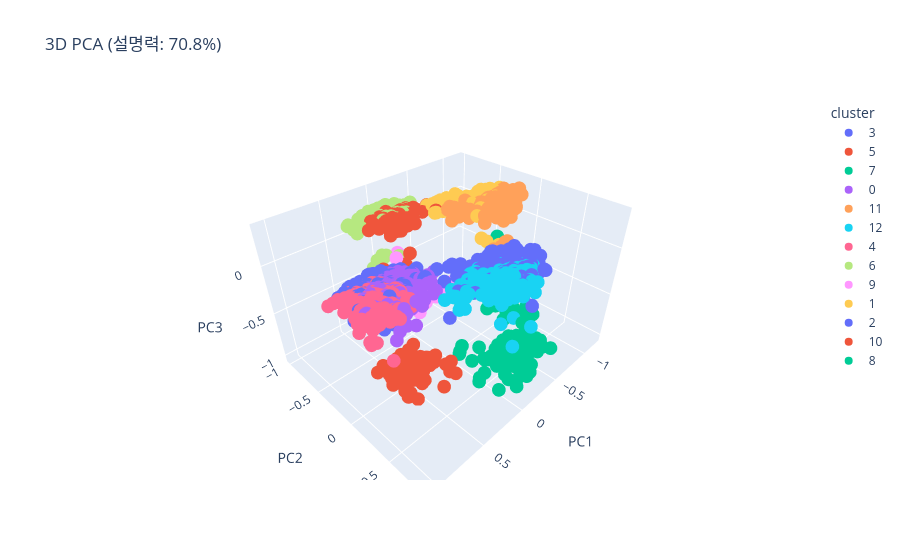

Write notebook code for a chart like this one.
### Code cell
import plotly.express as px
#다른 버전 (ai가 만든거라 저도 뭐가 뭔지 몰라요~)
df_00 = pd.DataFrame(X_pca_3d, columns=['PC1', 'PC2', 'PC3'])
df_00['cluster'] = cluster_labels_k6.astype(str)

fig = px.scatter_3d(df_00, x='PC1', y='PC2', z='PC3', color='cluster',
                    title=f'3D PCA (설명력: {sum(pca_vis_3d.explained_variance_ratio_):.1%})')
fig.show()

### Figure 1 — Plotly figure (JSON) as saved in the notebook; plotly's stock layout.template omitted (floating-point values rounded to 4 significant figures; data arrays with more than 128 entries replaced by an {"elided": "..."} marker saying what was removed)
{"data": [{"hovertemplate": "cluster=3<br>PC1=%{x}<br>PC2=%{y}<br>PC3=%{z}<extra></extra>", "legendgroup": "3", "marker": {"color": "#636efa", "symbol": "circle"}, "mode": "markers", "name": "3", "scene": "scene", "showlegend": true, "type": "scatter3d", "x": {"elided": "510 float values"}, "y": {"elided": "510 float values"}, "z": {"elided": "510 float values"}}, {"hovertemplate": "cluster=5<br>PC1=%{x}<br>PC2=%{y}<br>PC3=%{z}<extra></extra>", "legendgroup": "5", "marker": {"color": "#EF553B", "symbol": "circle"}, "mode": "markers", "name": "5", "scene": "scene", "showlegend": true, "type": "scatter3d", "x": [0.3829, 0.1472, 0.3574, 0.5013, 0.4574, 0.5304, 0.444, 0.242, 0.3673, 0.4179, 0.563, 0.33, 0.3751, 0.4674, 0.5068, 0.5201, 0.2067, 0.2953, 0.5332, 0.2144, 0.4711, 0.4264, 0.6344, 0.4308, 0.339, 0.4357, 0.4768, 0.2116, 0.5642, 0.4961, 0.3983, 0.4887, 0.2877, 0.502, 0.2912, 0.2907, 0.4524, 0.3136, 0.444, 0.3629, 0.2379, 0.4506, 0.6586, 0.6455, 0.5541, 0.4535, 0.3569, 0.6149, 0.4488, 0.5992, 0.3885, 0.541, 0.571, 0.4671, 0.6072, 0.4927, 0.5319, 0.2811, 0.2745, 0.5745, 0.2424, 0.3704, 0.4611, 0.6191, 0.2448, 0.44, 0.5351, 0.2435, 0.324, 0.3099, 0.5716, 0.1752, 0.5806, 0.4209, 0.6278, 0.6591, 0.4636, 0.6048, 0.5142, 0.4304, 0.5432, 0.2877, 0.4656, 0.371, 0.649, 0.3968, 0.3232, 0.3475, 0.4074, 0.359, 0.2912, 0.3652, 0.3779, 0.4069, 0.4304, 0.4847, 0.4297, 0.6104, 0.2897, 0.2728, 0.3707, 0.4428], "y": [0.3482, 0.1987, 0.01858, -0.01418, 0.1509, -0.01184, -0.07993, 0.2797, 0.02981, -0.06456, -0.1798, -0.02507, 0.07409, -0.2119, -0.1765, -0.002251, 0.193, 0.0264, -0.1316, 0.01442, 0.01213, -0.03257, 0.1246, -0.003492, -0.1528, -0.0079, -0.2162, 0.321, 0.01887, -0.1567, -0.1686, 0.09267, -0.05821, 0.06676, -0.2205, -0.1923, -0.2146, -0.02754, -0.1143, -0.2011, -0.009645, -0.2053, -0.008336, -0.01151, -0.01421, -0.07388, -0.1306, -0.2233, 0.02492, -0.1315, -0.01793, -0.1734, 0.2155, -0.06049, -0.2311, 0.1889, 0.06023, -0.01372, 0.0003231, -0.2523, 0.07444, -0.01066, 0.08533, 0.1212, -0.02404, 0.01408, -0.05877, 0.02676, -0.02623, -0.02526, -0.0199, 0.02248, 0.1321, -0.0847, 0.162, 0.1967, -0.2251, 0.03552, -0.1693, -0.2234, 0.0001544, 0.06915, -0.05549, -0.2399, -0.2406, 0.02043, -0.1032, -0.03843, -0.1468, 0.06205, 0.01119, 0.003661, -0.1208, -0.1545, 0.1533, 0.04573, -0.222, -0.08777, -0.01304, 0.04159, 0.02532, -0.1363], "z": [-0.9234, -0.8887, -0.9229, -0.94, -0.9407, -0.9457, -0.9413, -0.89, -0.9168, -0.9585, -0.9703, -0.9335, -0.9384, -0.9578, -0.9421, -0.9203, -0.887, -0.9194, -0.9465, -0.9864, -0.9441, -1.014, -0.958, -0.9399, -0.9382, -0.943, -0.9605, -0.9044, -0.9485, -0.967, -1.029, -0.5347, -0.9088, -0.9514, -0.9286, -0.9251, -0.9437, -0.9268, -0.945, -0.5186, -0.9204, -0.9509, -0.963, -0.9614, -0.9438, -0.9363, -0.9319, -0.9679, -1.031, -0.9668, -0.9393, -0.958, -1.036, -0.94, -0.9751, -0.9198, -0.9534, -0.9293, -0.9284, -0.9602, -0.9168, -0.9253, -0.9174, -0.9624, -0.9235, -0.9439, -0.9253, -0.9002, -0.9135, -0.9219, -0.9513, -0.912, -1.018, -0.9312, -0.953, -0.953, -0.9602, -0.9521, -0.9553, -0.9468, -0.9496, -0.9273, -0.9367, -0.9496, -0.9853, -0.9412, -0.9244, -0.9347, -0.9572, -0.9118, -0.9057, -0.9203, -0.9379, -0.9455, -0.9535, -0.9395, -1.027, -0.9721, -0.9138, -0.918, -0.9374, -0.9451]}, {"hovertemplate": "cluster=7<br>PC1=%{x}<br>PC2=%{y}<br>PC3=%{z}<extra></extra>", "legendgroup": "7", "marker": {"color": "#00cc96", "symbol": "circle"}, "mode": "markers", "name": "7", "scene": "scene", "showlegend": true, "type": "scatter3d", "x": {"elided": "191 float values"}, "y": {"elided": "191 float values"}, "z": {"elided": "191 float values"}}, {"hovertemplate": "cluster=0<br>PC1=%{x}<br>PC2=%{y}<br>PC3=%{z}<extra></extra>", "legendgroup": "0", "marker": {"color": "#ab63fa", "symbol": "circle"}, "mode": "markers", "name": "0", "scene": "scene", "showlegend": true, "type": "scatter3d", "x": {"elided": "470 float values"}, "y": {"elided": "470 float values"}, "z": {"elided": "470 float values"}}, {"hovertemplate": "cluster=11<br>PC1=%{x}<br>PC2=%{y}<br>PC3=%{z}<extra></extra>", "legendgroup": "11", "marker": {"color": "#FFA15A", "symbol": "circle"}, "mode": "markers", "name": "11", "scene": "scene", "showlegend": true, "type": "scatter3d", "x": {"elided": "415 float values"}, "y": {"elided": "415 float values"}, "z": {"elided": "415 float values"}}, {"hovertemplate": "cluster=12<br>PC1=%{x}<br>PC2=%{y}<br>PC3=%{z}<extra></extra>", "legendgroup": "12", "marker": {"color": "#19d3f3", "symbol": "circle"}, "mode": "markers", "name": "12", "scene": "scene", "showlegend": true, "type": "scatter3d", "x": {"elided": "269 float values"}, "y": {"elided": "269 float values"}, "z": {"elided": "269 float values"}}, {"hovertemplate": "cluster=4<br>PC1=%{x}<br>PC2=%{y}<br>PC3=%{z}<extra></extra>", "legendgroup": "4", "marker": {"color": "#FF6692", "symbol": "circle"}, "mode": "markers", "name": "4", "scene": "scene", "showlegend": true, "type": "scatter3d", "x": {"elided": "380 float values"}, "y": {"elided": "380 float values"}, "z": {"elided": "380 float values"}}, {"hovertemplate": "cluster=6<br>PC1=%{x}<br>PC2=%{y}<br>PC3=%{z}<extra></extra>", "legendgroup": "6", "marker": {"color": "#B6E880", "symbol": "circle"}, "mode": "markers", "name": "6", "scene": "scene", "showlegend": true, "type": "scatter3d", "x": {"elided": "230 float values"}, "y": {"elided": "230 float values"}, "z": {"elided": "230 float values"}}, {"hovertemplate": "cluster=9<br>PC1=%{x}<br>PC2=%{y}<br>PC3=%{z}<extra></extra>", "legendgroup": "9", "marker": {"color": "#FF97FF", "symbol": "circle"}, "mode": "markers", "name": "9", "scene": "scene", "showlegend": true, "type": "scatter3d", "x": [-0.4261, -0.09469, -0.29, -0.2038, -0.1781, -0.08405, -0.2578, -0.3486, -0.2244, -0.2761, -0.08036, -0.09201, -0.6021, -0.3102, -0.1072, -0.6858, -0.1107, -0.08691, -0.2605, -0.1827, -0.1919, -0.2455, -0.6026, -0.2983, -0.2596, -0.153, -0.2269, -0.2839, -0.1707, -0.3177, -0.2246, -0.1556, -0.2247, -0.2844, -0.1645, -0.2716, -0.2424, -0.1997, -0.05768, -0.2174, -0.326, -0.147, -0.1727, -0.003154, -0.1387, -0.1874, -0.2579, -0.101, -0.2352, -0.2002, -0.2081, -0.08803, -0.2514, -0.472, -0.231, -0.4017, -0.2411, -0.3251, -0.2229, -0.3342, -0.1699, -0.1339, -0.2553, -0.2329, -0.4192, -0.1987, -0.244, -0.09714, -0.2815, -0.5245], "y": [-0.9437, -0.8057, -0.6361, -0.8605, -0.889, -0.6987, -0.8606, -0.874, -0.8705, -0.702, -0.7274, -0.8281, -0.5311, -0.9133, -0.9562, -0.5447, -0.9333, -0.8352, -0.9536, -0.7075, -0.9544, -0.8993, -0.4911, -0.9047, -0.7118, -0.895, -0.8565, -0.9021, -0.7283, -0.8868, -0.9065, -0.8931, -0.908, -0.908, -0.6102, -0.9006, -0.9251, -0.9071, -0.9402, -0.8706, -0.7473, -0.5457, -0.6213, -0.7415, -0.8764, -0.8873, -0.6948, -0.8902, -0.9816, -0.9469, -0.93, -0.8573, -0.8558, -0.5138, -0.9063, -0.896, -0.6357, -0.7304, -0.6758, -0.844, -0.9085, -0.7565, -0.7877, -0.6698, -0.5826, -0.9291, -0.5536, -0.715, -0.8952, -0.5139], "z": [-0.8034, -0.333, -0.8021, -0.8372, -0.3409, -0.8494, -0.8281, -0.8185, -0.8343, -0.8056, -0.8353, -0.8397, -0.7299, -0.8206, -0.8375, -0.7408, -0.8479, -0.8392, -0.8306, -0.817, -0.8386, -0.8342, -0.7554, -0.8269, -0.8053, -0.8421, -0.8113, -0.8288, -0.83, -0.8209, -0.8329, -0.8304, -0.837, -0.8266, -0.8285, -0.8181, -0.8317, -0.8356, -0.8554, -0.3924, -0.8078, -0.9001, -0.83, -0.8553, -0.8314, -0.8258, -0.8167, -0.8337, -0.8368, -0.8402, -0.8337, -0.832, -0.3916, -0.7764, -0.8224, -0.8075, -0.8892, -0.8101, -0.8268, -0.8061, -0.8422, -0.8197, -0.8213, -0.82, -0.858, -0.8387, -0.8268, -0.8493, -0.8261, -0.7451]}, {"hovertemplate": "cluster=1<br>PC1=%{x}<br>PC2=%{y}<br>PC3=%{z}<extra></extra>", "legendgroup": "1", "marker": {"color": "#FECB52", "symbol": "circle"}, "mode": "markers", "name": "1", "scene": "scene", "showlegend": true, "type": "scatter3d", "x": {"elided": "183 float values"}, "y": {"elided": "183 float values"}, "z": {"elided": "183 float values"}}, {"hovertemplate": "cluster=2<br>PC1=%{x}<br>PC2=%{y}<br>PC3=%{z}<extra></extra>", "legendgroup": "2", "marker": {"color": "#636efa", "symbol": "circle"}, "mode": "markers", "name": "2", "scene": "scene", "showlegend": true, "type": "scatter3d", "x": {"elided": "287 float values"}, "y": {"elided": "287 float values"}, "z": {"elided": "287 float values"}}, {"hovertemplate": "cluster=10<br>PC1=%{x}<br>PC2=%{y}<br>PC3=%{z}<extra></extra>", "legendgroup": "10", "marker": {"color": "#EF553B", "symbol": "circle"}, "mode": "markers", "name": "10", "scene": "scene", "showlegend": true, "type": "scatter3d", "x": {"elided": "186 float values"}, "y": {"elided": "186 float values"}, "z": {"elided": "186 float values"}}, {"hovertemplate": "cluster=8<br>PC1=%{x}<br>PC2=%{y}<br>PC3=%{z}<extra></extra>", "legendgroup": "8", "marker": {"color": "#00cc96", "symbol": "circle"}, "mode": "markers", "name": "8", "scene": "scene", "showlegend": true, "type": "scatter3d", "x": {"elided": "155 float values"}, "y": {"elided": "155 float values"}, "z": {"elided": "155 float values"}}], "layout": {"legend": {"title": {"text": "cluster"}, "tracegroupgap": 0}, "scene": {"domain": {"x": [0, 1], "y": [0, 1]}, "xaxis": {"title": {"text": "PC1"}}, "yaxis": {"title": {"text": "PC2"}}, "zaxis": {"title": {"text": "PC3"}}}, "title": {"text": "3D PCA (설명력: 70.8%)"}}}
